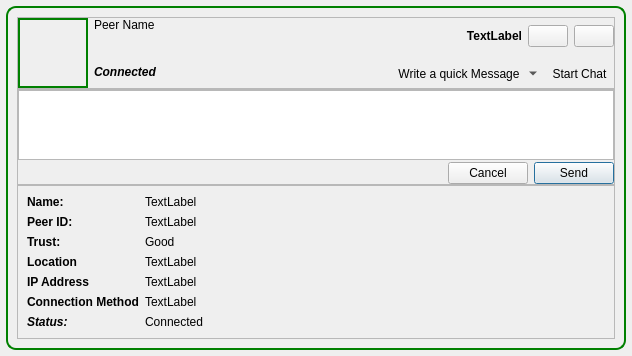
<?xml version="1.0" encoding="UTF-8"?>
<ui version="4.0">
 <class>PeerItem</class>
 <widget class="QWidget" name="PeerItem">
  <property name="geometry">
   <rect>
    <x>0</x>
    <y>0</y>
    <width>632</width>
    <height>354</height>
   </rect>
  </property>
  <property name="windowTitle">
   <string/>
  </property>
  <layout class="QGridLayout">
   <property name="margin">
    <number>6</number>
   </property>
   <item row="0" column="0">
    <widget class="QFrame" name="frame">
     <property name="sizePolicy">
      <sizepolicy hsizetype="Expanding" vsizetype="Preferred">
       <horstretch>0</horstretch>
       <verstretch>0</verstretch>
      </sizepolicy>
     </property>
     <property name="styleSheet">
      <string notr="true">QFrame#frame{border: 2px solid green;
         background-color: qlineargradient(x1: 0, y1: 0, x2: 0, y2: 1,
                                     stop: 0 #BDDF7D, stop: 1 #649C35);
border-radius: 10px}</string>
     </property>
     <property name="frameShape">
      <enum>QFrame::StyledPanel</enum>
     </property>
     <property name="frameShadow">
      <enum>QFrame::Raised</enum>
     </property>
     <layout class="QGridLayout" name="gridLayout_5">
      <property name="verticalSpacing">
       <number>0</number>
      </property>
      <item row="0" column="0">
       <widget class="QFrame" name="frame_2">
        <property name="frameShape">
         <enum>QFrame::StyledPanel</enum>
        </property>
        <property name="frameShadow">
         <enum>QFrame::Raised</enum>
        </property>
        <layout class="QGridLayout" name="gridLayout_4">
         <property name="margin">
          <number>0</number>
         </property>
         <item row="0" column="0" rowspan="2">
          <layout class="QGridLayout" name="gridLayout">
           <item row="0" column="0" rowspan="2">
            <widget class="QLabel" name="avatar_label">
             <property name="minimumSize">
              <size>
               <width>70</width>
               <height>70</height>
              </size>
             </property>
             <property name="maximumSize">
              <size>
               <width>70</width>
               <height>70</height>
              </size>
             </property>
             <property name="styleSheet">
              <string notr="true">QLabel#avatar_label{border: 2px solid green;
         background-color: qlineargradient(x1: 0, y1: 0, x2: 0, y2: 1,
                                     stop: 0 #BDDF7D, stop: 1 #49881F);
}</string>
             </property>
             <property name="text">
              <string/>
             </property>
             <property name="scaledContents">
              <bool>true</bool>
             </property>
             <property name="margin">
              <number>0</number>
             </property>
            </widget>
           </item>
           <item row="0" column="1">
            <widget class="QLabel" name="peernameLabel">
             <property name="styleSheet">
              <string notr="true"/>
             </property>
             <property name="text">
              <string notr="true">Peer Name</string>
             </property>
             <property name="alignment">
              <set>Qt::AlignLeading|Qt::AlignLeft|Qt::AlignTop</set>
             </property>
            </widget>
           </item>
           <item row="1" column="1">
            <widget class="QLabel" name="titleLabel">
             <property name="sizePolicy">
              <sizepolicy hsizetype="Minimum" vsizetype="Minimum">
               <horstretch>0</horstretch>
               <verstretch>0</verstretch>
              </sizepolicy>
             </property>
             <property name="font">
              <font>
               <weight>75</weight>
               <italic>true</italic>
               <bold>true</bold>
              </font>
             </property>
             <property name="text">
              <string notr="true">Connected</string>
             </property>
             <property name="alignment">
              <set>Qt::AlignLeading|Qt::AlignLeft|Qt::AlignVCenter</set>
             </property>
            </widget>
           </item>
          </layout>
         </item>
         <item row="0" column="1">
          <layout class="QHBoxLayout" name="horizontalLayout_2">
           <item>
            <spacer name="horizontalSpacer">
             <property name="orientation">
              <enum>Qt::Horizontal</enum>
             </property>
             <property name="sizeHint" stdset="0">
              <size>
               <width>190</width>
               <height>13</height>
              </size>
             </property>
            </spacer>
           </item>
           <item>
            <widget class="QLabel" name="lastLabel">
             <property name="sizePolicy">
              <sizepolicy hsizetype="MinimumExpanding" vsizetype="Preferred">
               <horstretch>0</horstretch>
               <verstretch>0</verstretch>
              </sizepolicy>
             </property>
             <property name="font">
              <font>
               <weight>75</weight>
               <bold>true</bold>
              </font>
             </property>
             <property name="text">
              <string notr="true">TextLabel</string>
             </property>
             <property name="alignment">
              <set>Qt::AlignRight|Qt::AlignTrailing|Qt::AlignVCenter</set>
             </property>
            </widget>
           </item>
           <item>
            <widget class="QPushButton" name="expandButton">
             <property name="sizePolicy">
              <sizepolicy hsizetype="Fixed" vsizetype="Fixed">
               <horstretch>0</horstretch>
               <verstretch>0</verstretch>
              </sizepolicy>
             </property>
             <property name="toolTip">
              <string>Expand</string>
             </property>
             <property name="text">
              <string/>
             </property>
             <property name="icon">
              <iconset resource="../images.qrc">
               <normaloff>:/images/edit_add24.png</normaloff>:/images/edit_add24.png</iconset>
             </property>
            </widget>
           </item>
           <item>
            <widget class="QPushButton" name="clearButton">
             <property name="sizePolicy">
              <sizepolicy hsizetype="Fixed" vsizetype="Fixed">
               <horstretch>0</horstretch>
               <verstretch>0</verstretch>
              </sizepolicy>
             </property>
             <property name="toolTip">
              <string>Remove Item</string>
             </property>
             <property name="text">
              <string/>
             </property>
             <property name="icon">
              <iconset resource="../images.qrc">
               <normaloff>:/images/close_normal.png</normaloff>:/images/close_normal.png</iconset>
             </property>
            </widget>
           </item>
          </layout>
         </item>
         <item row="1" column="1">
          <layout class="QHBoxLayout" name="horizontalLayout_3">
           <item>
            <spacer>
             <property name="orientation">
              <enum>Qt::Horizontal</enum>
             </property>
             <property name="sizeType">
              <enum>QSizePolicy::Preferred</enum>
             </property>
             <property name="sizeHint" stdset="0">
              <size>
               <width>388</width>
               <height>21</height>
              </size>
             </property>
            </spacer>
           </item>
           <item>
            <widget class="QToolButton" name="quickmsgButton">
             <property name="text">
              <string>Write a quick Message</string>
             </property>
             <property name="icon">
              <iconset resource="../images.qrc">
               <normaloff>:/images/message-mail.png</normaloff>:/images/message-mail.png</iconset>
             </property>
             <property name="popupMode">
              <enum>QToolButton::MenuButtonPopup</enum>
             </property>
             <property name="toolButtonStyle">
              <enum>Qt::ToolButtonTextBesideIcon</enum>
             </property>
             <property name="autoRaise">
              <bool>true</bool>
             </property>
            </widget>
           </item>
           <item>
            <widget class="QToolButton" name="chatButton">
             <property name="sizePolicy">
              <sizepolicy hsizetype="Fixed" vsizetype="Fixed">
               <horstretch>0</horstretch>
               <verstretch>0</verstretch>
              </sizepolicy>
             </property>
             <property name="toolTip">
              <string>Chat</string>
             </property>
             <property name="text">
              <string>Start Chat</string>
             </property>
             <property name="icon">
              <iconset resource="../images.qrc">
               <normaloff>:/images/chat.png</normaloff>:/images/chat.png</iconset>
             </property>
             <property name="toolButtonStyle">
              <enum>Qt::ToolButtonTextBesideIcon</enum>
             </property>
             <property name="autoRaise">
              <bool>true</bool>
             </property>
            </widget>
           </item>
          </layout>
         </item>
        </layout>
       </widget>
      </item>
      <item row="1" column="0">
       <widget class="QFrame" name="messageframe">
        <property name="maximumSize">
         <size>
          <width>16777215</width>
          <height>130</height>
         </size>
        </property>
        <property name="frameShape">
         <enum>QFrame::StyledPanel</enum>
        </property>
        <property name="frameShadow">
         <enum>QFrame::Raised</enum>
        </property>
        <layout class="QGridLayout" name="gridLayout_3">
         <property name="verticalSpacing">
          <number>2</number>
         </property>
         <property name="margin">
          <number>0</number>
         </property>
         <item row="0" column="0" colspan="3">
          <widget class="QTextEdit" name="quickmsgText"/>
         </item>
         <item row="1" column="0">
          <spacer name="horizontalSpacer_2">
           <property name="orientation">
            <enum>Qt::Horizontal</enum>
           </property>
           <property name="sizeHint" stdset="0">
            <size>
             <width>469</width>
             <height>20</height>
            </size>
           </property>
          </spacer>
         </item>
         <item row="1" column="2">
          <widget class="QPushButton" name="sendmsgButton">
           <property name="text">
            <string>Send</string>
           </property>
           <property name="autoDefault">
            <bool>false</bool>
           </property>
           <property name="default">
            <bool>true</bool>
           </property>
          </widget>
         </item>
         <item row="1" column="1">
          <widget class="QPushButton" name="cancelButton">
           <property name="text">
            <string>Cancel</string>
           </property>
          </widget>
         </item>
        </layout>
       </widget>
      </item>
      <item row="2" column="0">
       <widget class="QFrame" name="expandFrame">
        <property name="frameShape">
         <enum>QFrame::StyledPanel</enum>
        </property>
        <property name="frameShadow">
         <enum>QFrame::Raised</enum>
        </property>
        <layout class="QGridLayout" name="gridLayout_2">
         <item row="0" column="0">
          <layout class="QHBoxLayout" name="horizontalLayout">
           <item>
            <layout class="QVBoxLayout" name="verticalLayout">
             <item>
              <widget class="QLabel" name="label_3">
               <property name="font">
                <font>
                 <weight>75</weight>
                 <bold>true</bold>
                </font>
               </property>
               <property name="text">
                <string>Name:</string>
               </property>
              </widget>
             </item>
             <item>
              <widget class="QLabel" name="label_4">
               <property name="font">
                <font>
                 <weight>75</weight>
                 <bold>true</bold>
                </font>
               </property>
               <property name="text">
                <string>Peer ID:</string>
               </property>
              </widget>
             </item>
             <item>
              <widget class="QLabel" name="label">
               <property name="sizePolicy">
                <sizepolicy hsizetype="Preferred" vsizetype="Minimum">
                 <horstretch>0</horstretch>
                 <verstretch>0</verstretch>
                </sizepolicy>
               </property>
               <property name="font">
                <font>
                 <weight>75</weight>
                 <bold>true</bold>
                </font>
               </property>
               <property name="text">
                <string>Trust: </string>
               </property>
              </widget>
             </item>
             <item>
              <widget class="QLabel" name="label_6">
               <property name="font">
                <font>
                 <weight>75</weight>
                 <bold>true</bold>
                </font>
               </property>
               <property name="text">
                <string>Location</string>
               </property>
              </widget>
             </item>
             <item>
              <widget class="QLabel" name="label_8">
               <property name="font">
                <font>
                 <weight>75</weight>
                 <bold>true</bold>
                </font>
               </property>
               <property name="text">
                <string>IP Address</string>
               </property>
              </widget>
             </item>
             <item>
              <widget class="QLabel" name="label_9">
               <property name="font">
                <font>
                 <weight>75</weight>
                 <bold>true</bold>
                </font>
               </property>
               <property name="text">
                <string>Connection Method</string>
               </property>
              </widget>
             </item>
             <item>
              <widget class="QLabel" name="typeLabel">
               <property name="sizePolicy">
                <sizepolicy hsizetype="Minimum" vsizetype="Minimum">
                 <horstretch>0</horstretch>
                 <verstretch>0</verstretch>
                </sizepolicy>
               </property>
               <property name="font">
                <font>
                 <weight>75</weight>
                 <italic>true</italic>
                 <bold>true</bold>
                </font>
               </property>
               <property name="text">
                <string>Status:</string>
               </property>
              </widget>
             </item>
            </layout>
           </item>
           <item>
            <layout class="QVBoxLayout" name="verticalLayout_2">
             <item>
              <widget class="QLabel" name="nameLabel">
               <property name="sizePolicy">
                <sizepolicy hsizetype="MinimumExpanding" vsizetype="Preferred">
                 <horstretch>0</horstretch>
                 <verstretch>0</verstretch>
                </sizepolicy>
               </property>
               <property name="text">
                <string notr="true">TextLabel</string>
               </property>
              </widget>
             </item>
             <item>
              <widget class="QLabel" name="idLabel">
               <property name="sizePolicy">
                <sizepolicy hsizetype="MinimumExpanding" vsizetype="Preferred">
                 <horstretch>0</horstretch>
                 <verstretch>0</verstretch>
                </sizepolicy>
               </property>
               <property name="text">
                <string notr="true">TextLabel</string>
               </property>
              </widget>
             </item>
             <item>
              <widget class="QLabel" name="trustLabel">
               <property name="text">
                <string notr="true">Good</string>
               </property>
              </widget>
             </item>
             <item>
              <widget class="QLabel" name="locLabel">
               <property name="sizePolicy">
                <sizepolicy hsizetype="MinimumExpanding" vsizetype="Preferred">
                 <horstretch>0</horstretch>
                 <verstretch>0</verstretch>
                </sizepolicy>
               </property>
               <property name="text">
                <string notr="true">TextLabel</string>
               </property>
              </widget>
             </item>
             <item>
              <widget class="QLabel" name="ipLabel">
               <property name="sizePolicy">
                <sizepolicy hsizetype="MinimumExpanding" vsizetype="Preferred">
                 <horstretch>0</horstretch>
                 <verstretch>0</verstretch>
                </sizepolicy>
               </property>
               <property name="text">
                <string notr="true">TextLabel</string>
               </property>
              </widget>
             </item>
             <item>
              <widget class="QLabel" name="connLabel">
               <property name="sizePolicy">
                <sizepolicy hsizetype="MinimumExpanding" vsizetype="Preferred">
                 <horstretch>0</horstretch>
                 <verstretch>0</verstretch>
                </sizepolicy>
               </property>
               <property name="text">
                <string notr="true">TextLabel</string>
               </property>
              </widget>
             </item>
             <item>
              <widget class="QLabel" name="statusLabel">
               <property name="text">
                <string notr="true">Connected</string>
               </property>
              </widget>
             </item>
            </layout>
           </item>
          </layout>
         </item>
         <item row="1" column="0">
          <spacer name="verticalSpacer">
           <property name="orientation">
            <enum>Qt::Vertical</enum>
           </property>
           <property name="sizeHint" stdset="0">
            <size>
             <width>578</width>
             <height>78</height>
            </size>
           </property>
          </spacer>
         </item>
        </layout>
       </widget>
      </item>
     </layout>
    </widget>
   </item>
  </layout>
  <action name="actionNew_Message">
   <property name="icon">
    <iconset resource="../images.qrc">
     <normaloff>:/images/mail_send.png</normaloff>:/images/mail_send.png</iconset>
   </property>
   <property name="text">
    <string>Write Message</string>
   </property>
  </action>
 </widget>
 <resources>
  <include location="../images.qrc"/>
 </resources>
 <connections/>
</ui>
